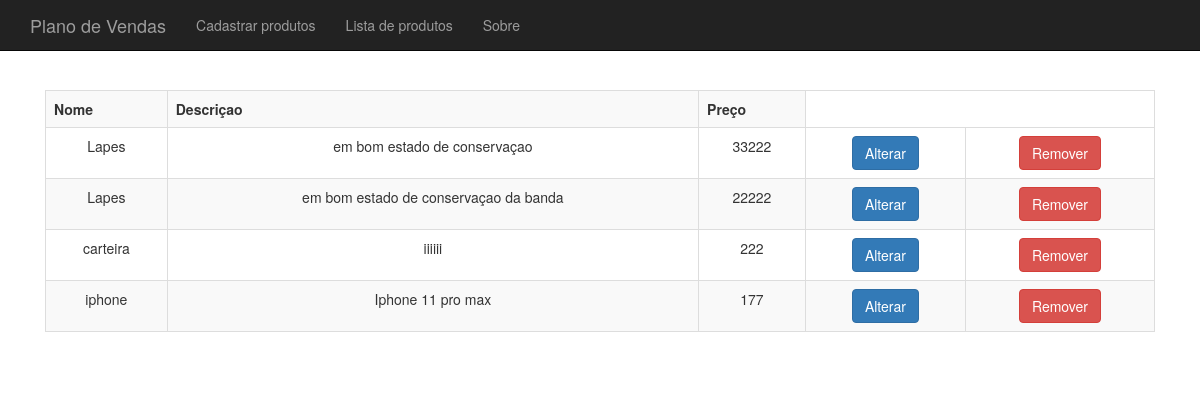
The page /pdv_final/produto-lista.php on the database its author committed.
### tables this page shows
CREATE TABLE `cadastro_produtos` (
  `id` int(11) NOT NULL,
  `nome` varchar(225) NOT NULL,
  `descricao` varchar(225) NOT NULL,
  `preco` decimal(20,0) NOT NULL,
  `data` datetime NOT NULL,
  `categoria_id` int(11) DEFAULT NULL
);

### pdv_final/produto-lista.php (the view, shortened to what this page needs)
<?php
require_once("cabecalho.php");
require_once("conexao.php");
?>
<?php
    $sql = "SELECT * FROM cadastro_produtos ORDER BY id DESC";
    $query=mysqli_query($conexao, $sql);
    $resultado = mysqli_fetch_all($query, MYSQLI_ASSOC);
?>
<form action="produto-lista.php" method="post">
<table class="table table-striped table-bordered">
    <tr>
        <th>Nome</th>
        <th>Descriçao</th>
        <th>Preço</th>
    </tr>
    <?php
        foreach ($resultado as $produto) :
            $nome = $produto['nome'];
            $descricao = $produto['descricao'];
            $preco = $produto['preco'];
    ?>
    <tr>
        <td><?=$nome?></td>
        <td><?=$descricao?></td>
        <td><?=$preco?></td>
        <td><a class="btn btn-primary" href="altera-produto-formulario.php?id=<?=$produto['id']?>">Alterar</a></td>
        <td>
        <form action="remove-produto.php" method="post">
                    <button class="btn btn-danger">Remover</button>
                </form>
        </td>
    </tr>
        <?php
        endforeach
        ?>
</table>
</form>
<? require_once("rodape.php"); ?>

### pdv_final/cabecalho.php (shortened to what this page needs)
<!DOCTYPE html>
<html lang="en">
<head>
    <link rel="stylesheet" href="css/bootstrap.css">
    <link rel="stylesheet" href="css/meu_estilo.css">
</head>
<body>
<div class="navbar navbar-inverse navbar-fixed-top">
    <div class="container">
        <div class="navbar-header">
            <a class="navbar-brand" href="index.php">Plano de Vendas</a>
        </div>
        <div>
            <ul class="nav navbar-nav">
                <li><a href="produto-formulario.php">Cadastrar produtos</a></li>
                <li><a href="produto-lista.php">Lista de produtos</a></li>
                <li><a href="sobre.php">Sobre</a></li>
            </ul>
        </div>
    </div>
</div>
<div class="container">
    <div class="principal">

### pdv_final/rodape.php
    </div>
</div>
</body>
</html>

### pdv_final/css/meu_estilo.css (style rules this page uses)
* { padding: 0; margin: 0; }
body { margin-top: 50px; }
.principal { padding: 40px 15px; text-align: center; }

### rows shown on the page
cadastro_produtos: nome "Lapes", descricao "em bom estado de conservaçao", preco "33222"
cadastro_produtos: nome "Lapes", descricao "em bom estado de conservaçao da banda", preco "22222"
cadastro_produtos: nome "carteira", descricao "iiiiii", preco "222"
cadastro_produtos: nome "iphone", descricao "Iphone 11 pro max", preco "177"
